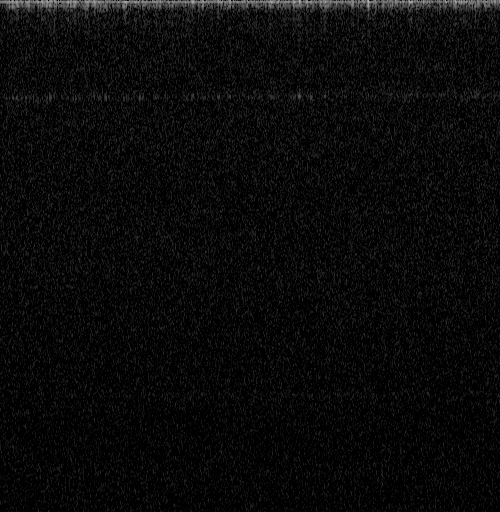
#> input picture src/OCTune_processing/despeckle/light-map-10.png, 500 x 512 px
$ python noise_variance.py
#> lines starting #> are read from the running program, lines starting #| are printed output that depends on the picture; long printed decimals are rounded
from PIL import Image
import pywt
import numpy as np

import pdb

im = Image.open('light-map-10.png')
#> im is the input picture: PIL image 500x512 L; min 0, max 179, mean 9.6
im = im - np.mean(im)
#> im: shape (512, 500) float64
coefs = pywt.wavedec2(im, 'db4',level=4)
#> coefs = 5 items

all_vars = []

for lvl_idx,level in enumerate( coefs[1:]):
  new_level = []
  for sub_band in level:
    sub_band_var = []
    sl = np.var(sub_band)
    new_level.append(sl)
  all_vars+= [new_level]
#> this loop made 4 passes
#> all_vars on passes 1 to 2: [[2626.7, 1676.8, 229.2]], [[2626.7, 1676.8, 229.2], [689.5, 555.1, 225.2]]
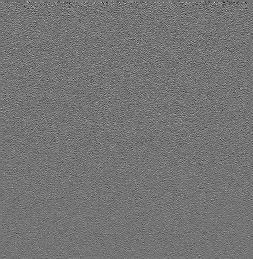
#> sub_band: shape (259, 253) float64; min -40.07, max 47.59, mean 0; drawn with min black and max white
pdb.set_trace()
np.savetxt('var_noise',all_vars)
print(all_vars)
#| [[2626.673, 1676.800, 229.222], [689.547, 555.077, 225.187], [225.533, 323.960, 142.510], [37.345, 200.533, 36.184]]
